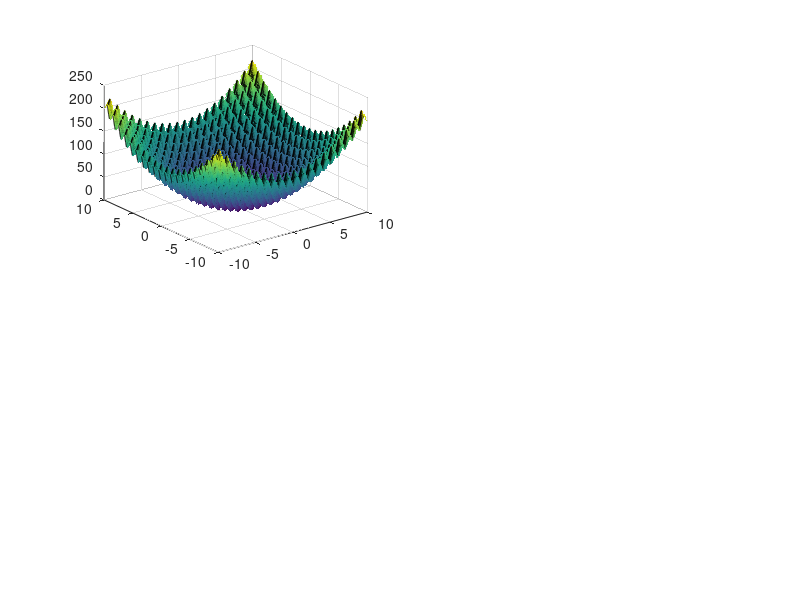

Write the MATLAB code that produced this figure. (Note: this script raises an error after producing the figure.)
clear
close all
clc



% define f1 and f2
f1 = @(x,y) x.^2+y.^2+10*(2-cos(2*pi*x)-cos(2*pi*y));
f2 = @(x,y) 1+(x.^2+y.^2)/4000-cos(x).*cos(y/sqrt(2));

% plot f1 in 3d
figure('Position', [100,100,1000,700]);
subplot(2,2,1);
[x,y] = meshgrid(-10:0.01:10,-10:0.01:10);
z = f1(x,y);
h = surf(x,y,z);
h.FaceAlpha = 0.9;
shading interp;
colormap(turbo(256));
title('$$f_1$$ in 3D', 'Interpreter', 'latex','FontSize',14);
xlabel('$$x$$','Interpreter','latex');
ylabel('$$y$$','Interpreter','latex');
zlabel('$$f_1(x,y)$$','Interpreter','latex');
caxis([0,220]);
colorbar();

% plot f1 in contour lines
subplot(2,2,2);
contour(x,y,z);
shading interp;
colormap(turbo(256));
title('$$f_1$$ in contour lines', 'Interpreter', 'latex','FontSize',14);
xlabel('$$x$$','Interpreter','latex');
ylabel('$$y$$','Interpreter','latex');
caxis([0,220]);
colorbar();

% plot f2 in 3d
subplot(2,2,3);
[x,y] = meshgrid(-10:0.01:10,-10:0.01:10);
z = f2(x,y);
h = surf(x,y,z);
h.FaceAlpha = 0.9;
shading interp;
colormap(turbo(256));
title('$$f_2$$ in 3D', 'Interpreter', 'latex','FontSize',14);
xlabel('$$x$$','Interpreter','latex');
ylabel('$$y$$','Interpreter','latex');
zlabel('$$f_2(x,y)$$','Interpreter','latex');
caxis([0,2.05]);
colorbar();

% plot f2 in contour lines
subplot(2,2,4);
contour(x,y,z);
shading interp;
colormap(turbo(256));
title('$$f_2$$ in contour lines', 'Interpreter', 'latex','FontSize',14);
xlabel('$$x$$','Interpreter','latex');
ylabel('$$y$$','Interpreter','latex');
caxis([0,2.05]);
colorbar();
